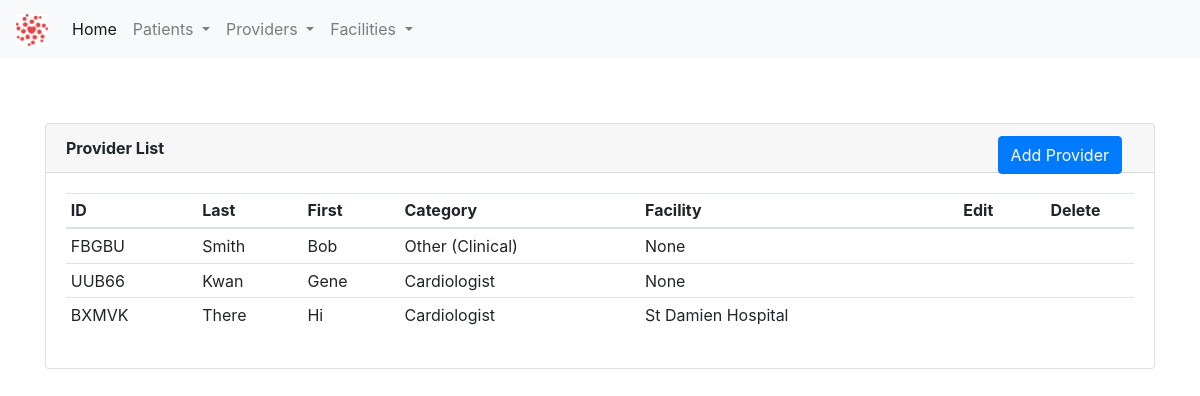
Page /providers/ on the committed database.
### app/providers/provider_model.py (models this page shows, shortened)
class Provider(db.Model):
    id = db.Column(db.Integer, primary_key=True)
    first_name = db.Column(db.String(30), index=True, nullable=False, info={'label': 'First Name'})
    last_name = db.Column(db.String(30), index=True, nullable=False, info={'label': 'Last Name'})
    provider_id = db.Column(db.String(10), index=True)
    provider_category_id = db.Column(db.Integer, db.ForeignKey('provider_category.id'))
    provider_facility_id = db.Column(db.Integer, db.ForeignKey('facility.id'))
    provider_category = db.relationship(ProviderCategory)
    provider_facility = db.relationship(Facility)

class ProviderCategory(db.Model):
    id = db.Column(db.Integer, primary_key=True)
    code_name = db.Column(db.String(30), index=True, nullable=False)
    name = db.Column(db.String(60), index=True, nullable=False)
    def __str__(self):
        return self.name

### app/facilities/facility_model.py (models this page shows, shortened)
class Facility(db.Model):
    id = db.Column(db.Integer, primary_key=True)
    facility_name = db.Column(db.String(30), index=True, nullable=False, info={'label': 'Facility Name'})
    facility_id = db.Column(db.String(10), index=True)
    facility_category_id = db.Column(db.Integer, db.ForeignKey('facility_category.id'))
    facility_category = db.relationship(FacilityCategory)
    def __str__(self):
        return self.facility_name

### app/providers/provider.py (the view)
@provider_bp.route('/')
def view_provider_list():
    provider_list = Provider.query.all()
    return render_template('providers.html', title="Provider List", provider_list=provider_list)

### app/providers/templates/providers.html (shortened to what this page needs)
{% extends "base.html" %}
{% block content %}
    <div class="container" style="margin-top: 4rem">
        <div class="card">
          <div class="card-header">
              <b>Provider List</b>
              <a class="btn btn-primary" href="/providers/new" role="button" style="position: absolute; right: 2rem">
                     Add Provider
              </a>
          </div>
          <div class="card-body">
              <table class="table table-hover table-sm">
                  <thead>
                    <tr>
                      <th scope="col">ID</th>
                      <th scope="col">Last</th>
                      <th scope="col">First</th>
                      <th scope="col">Category</th>
                      <th scope="col">Facility</th>
                      <th style="text-align: center; vertical-align: middle" scope="col">Edit</th>
                      <th style="text-align: center; vertical-align: middle" scope="col">Delete</th>
                    </tr>
                  </thead>
                  <tbody>
                  {% for provider in provider_list %}
                    <tr>
                      <td>{{ provider.provider_id }}</td>
                      <td>{{ provider.last_name }}</td>
                      <td>{{ provider.first_name }}</td>
                      <td>{{ provider.provider_category }}</td>
                      <td>{{ provider.provider_facility }}</td>
                        <td style="text-align: center; vertical-align: middle"><a href="/providers/edit/{{provider.provider_id}}"></a></td>
                        <td style="text-align: center; vertical-align: middle"><a href="/providers/delete/{{ provider.provider_id }}"></a></td>
                    </tr>
                  {% endfor %}
                  </tbody>
              </table>
          </div>
        </div>
    </div>
{% endblock %}

### rows in the picture
Provider: provider_id "FBGBU", last_name "Smith", first_name "Bob", provider_category "Other (Clinical)", provider_facility "None"
Provider: provider_id "UUB66", last_name "Kwan", first_name "Gene", provider_category "Cardiologist", provider_facility "None"
Provider: provider_id "BXMVK", last_name "There", first_name "Hi", provider_category "Cardiologist", provider_facility "St Damien Hospital"
